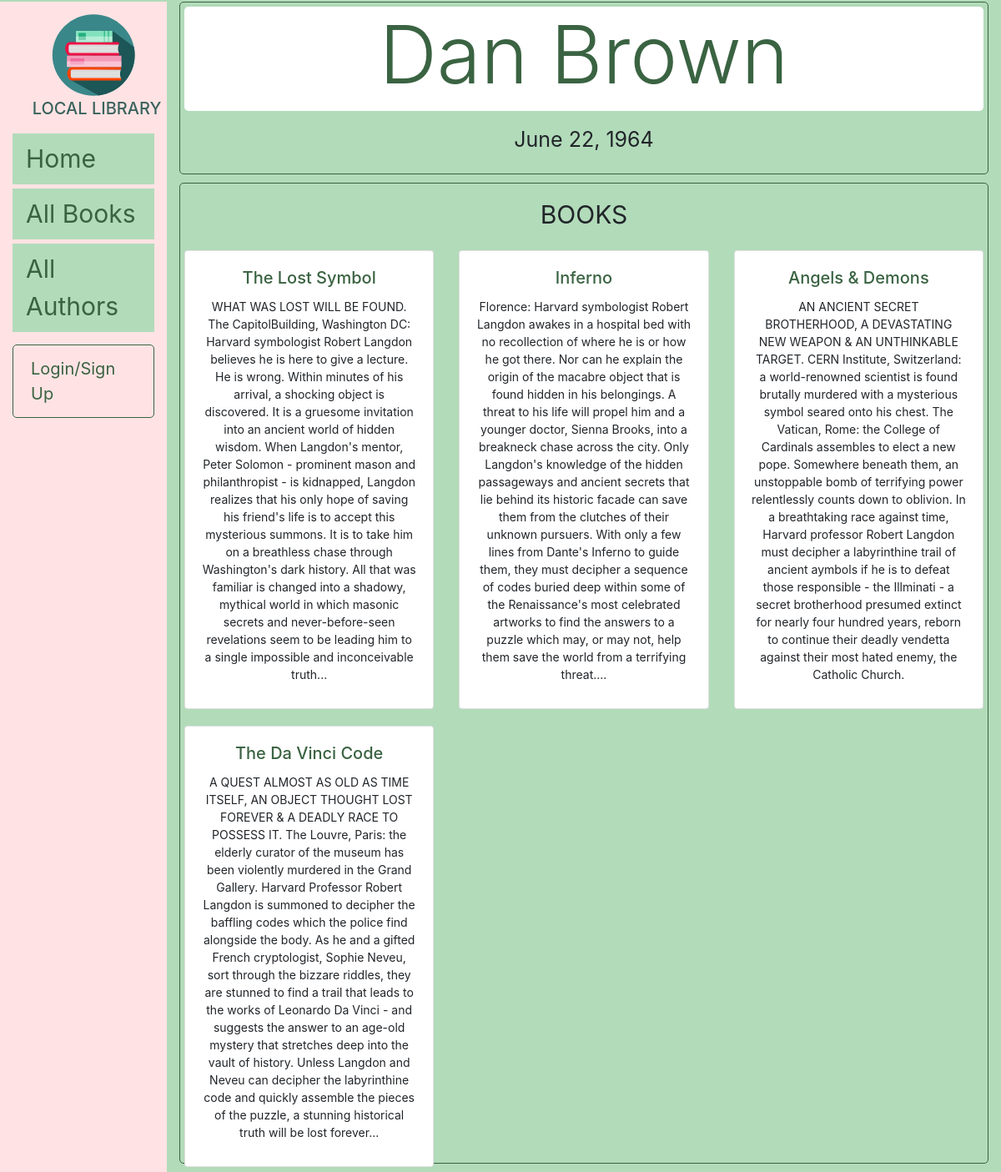
Screenshot of /catalog/author/7 with the database file from the repository.
### catalog/models.py (models this page shows, shortened)
class Author(models.Model):
    first_name = models.CharField(max_length = 100)
    last_name = models.CharField(max_length = 100)
    date_of_birth = models.DateField(null = True, blank = True)
    date_of_death = models.DateField('Died', null = True, blank = True)
    class Meta:
        ordering = ['last_name', 'first_name']

class Book(models.Model):
    title = models.CharField(max_length = 200)
    author = models.ForeignKey('Author', on_delete=models.SET_NULL, null=True)
    summary = models.TextField(max_length = 2000, help_text ='Enter a brief description of the book')
    isbn = models.CharField('ISBN', max_length = 13, help_text = '13 Character ISBN number')
    genre = models.ManyToManyField(Genre, help_text = 'Select a genre for this book. To select multiple genres, press Ctrl and select multiple genres.')
    language = models.ForeignKey(Language, help_text = 'Select a language for this book', on_delete=models.SET_NULL, null=True)
    def get_absolute_url(self):
        return reverse('book-detail', args=[str(self.id)])
    def display_genre(self):
        """Create a string for the Genre. This is required to display genre in Admin."""
        return ', '.join(genre.name for genre in self.genre.all()[:3])
    display_genre.short_description = 'Genre'

### catalog/views.py (the view)
# urls.py: path('author/<int:pk>', views.AuthorDetailView.as_view(), name='author-detail'),
class AuthorDetailView(generic.DetailView):
    model = Author

### catalog/templates/catalog/author_detail.html
{% extends "base_generic.html" %}
{% block content %}
	<div style="border-style:solid;border-color:#3a6342;border-width:1px;border-radius:5px;padding:5px;margin-bottom:10px;margin-top:2px;">
  		<h1 class="display-1" style="background-color:white;border-radius:5px;color:#3a6342;padding-bottom:10px;">{{ author.first_name }} {{ author.last_name }}</h1>
  		<p>
  			{% if author.date_of_death %}
			  <p style="text-align:center;font-size:25px;">{{ author.date_of_birth }} - {{ author.date_of_death }}</p>
			{% else %}
			  <p style="text-align:center;font-size:25px;">{{ author.date_of_birth }}</p>
			{% endif %}
  		</p>
  	</div>
  	<div class="container" style="border-style:solid;border-color:#3a6342;border-width:1px;border-radius:5px;padding:5px;margin-bottom:10px;margin-top:2px;">
  		<div class="row" style="margin-top:10px;margin-bottom:10px;">
  			<div class="col-12">
  				<div style="text-align:center;font-size:30px;margin-left:50px;margin-right:50px;border-radius:5px;">BOOKS</div>
  			</div>
  		</div>
  		{% for copy in author.book_set.all %}
  			{% if forloop.first %}<div class="row" style="margin-top:10px;margin-bottom:10px;">{% endif %}
		      <div class="col-4">
		      	<div class="card" style="height:100%; width:100%">
		      		<div class="card-body">
		      			<h5 class="card-title" style="text-align:center;"><a href="{{ copy.get_absolute_url }}" style="color:#3a6342;">{{ copy.title }}</a></h5>
		      			<p class="card-text" style="font-size:14px;">{{ copy.summary }}</p>
		      		</div>
		      	</div>
		      </div>
		    {% if forloop.counter|divisibleby:3 %}</div><div class="row" style="padding-top:10px;">{% endif %}
  			{% if forloop.last %}</div>{% endif %}
		    {% endfor %}
  	</div>
{% endblock %}

### catalog/static/css/styles.css (style rules this page uses)
body { background-color:rgb(178,219,186); }
.display-1 { text-align:center; }
.card { margin-top:10px; }
.card-text { text-align:center; font-size:20px; }

### rows the page displays
Author: first_name "Dan", last_name "Brown", date_of_birth "June 22, 1964"
Book: title "The Lost Symbol", summary "WHAT WAS LOST WILL BE FOUND. The CapitolBuilding, Washington DC: Harvard symbologist Robert Langdon believes he is here to give a lecture. He is wrong. Within minutes of his arrival, a shocking object is discovered. It is a gruesome invitation into an ancient world of hidden wisdom. When Langdon's mentor, Peter Solomon - prominent mason and philanthropist - is kidnapped, Langdon realizes that his only hope of saving his friend's life is to accept this mysterious summons. It is to take him on a breathless chase through Washington's dark history. All that was familiar is changed into a shadowy, mythical world in which masonic secrets and never-before-seen revelations seem to be leading him to…"
Book: title "Inferno", summary "Florence: Harvard symbologist Robert Langdon awakes in a hospital bed with no recollection of where he is or how he got there. Nor can he explain the origin of the macabre object that is found hidden in his belongings. A threat to his life will propel him and a younger doctor, Sienna Brooks, into a breakneck chase across the city. Only Langdon's knowledge of the hidden passageways and ancient secrets that lie behind its historic facade can save them from the clutches of their unknown pursuers. With only a few lines from Dante's Inferno to guide them, they must decipher a sequence of codes buried deep within some of the Renaissance's most celebrated artworks to find the answers to a puzzle…"
Book: title "Angels & Demons", summary "AN ANCIENT SECRET BROTHERHOOD, A DEVASTATING NEW WEAPON & AN UNTHINKABLE TARGET. CERN Institute, Switzerland: a world-renowned scientist is found brutally murdered with a mysterious symbol seared onto his chest. The Vatican, Rome: the College of Cardinals assembles to elect a new pope. Somewhere beneath them, an unstoppable bomb of terrifying power relentlessly counts down to oblivion. In a breathtaking race against time, Harvard professor Robert Langdon must decipher a labyrinthine trail of ancient aymbols if he is to defeat those responsible - the Illminati - a secret brotherhood presumed extinct for nearly four hundred years, reborn to continue their deadly vendetta against their most…"
Book: title "The Da Vinci Code", summary "A QUEST ALMOST AS OLD AS TIME ITSELF, AN OBJECT THOUGHT LOST FOREVER & A DEADLY RACE TO POSSESS IT. The Louvre, Paris: the elderly curator of the museum has been violently murdered in the Grand Gallery. Harvard Professor Robert Langdon is summoned to decipher the baffling codes which the police find alongside the body. As he and a gifted French cryptologist, Sophie Neveu, sort through the bizzare riddles, they are stunned to find a trail that leads to the works of Leonardo Da Vinci - and suggests the answer to an age-old mystery that stretches deep into the vault of history. Unless Langdon and Neveu can decipher the labyrinthine code and quickly assemble the pieces of the puzzle, a stunning…"
